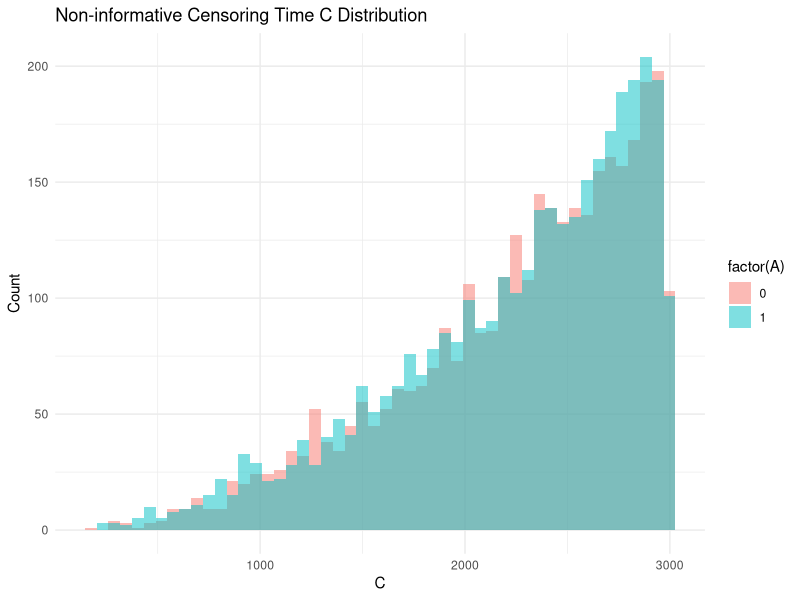
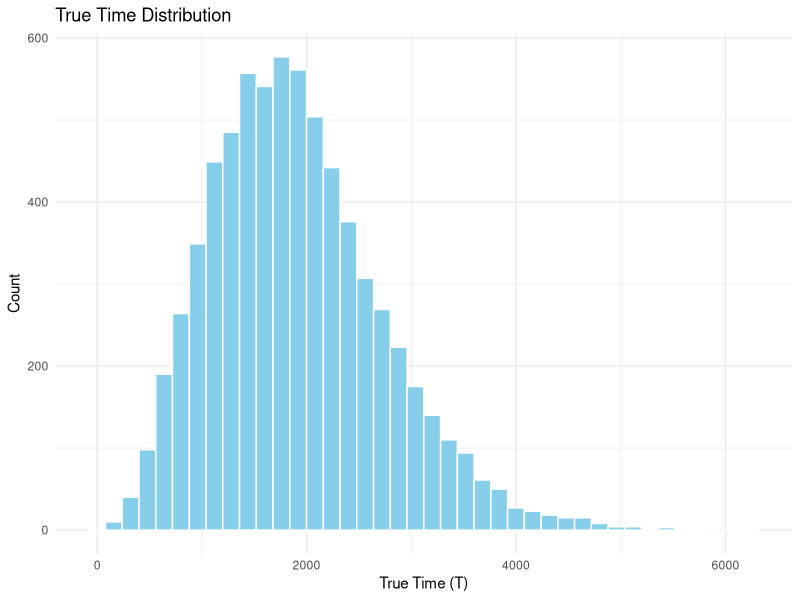
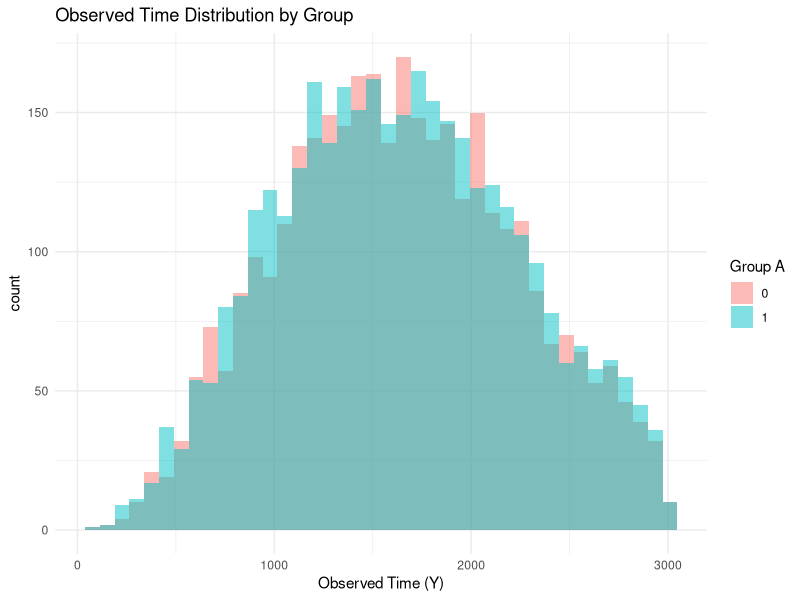
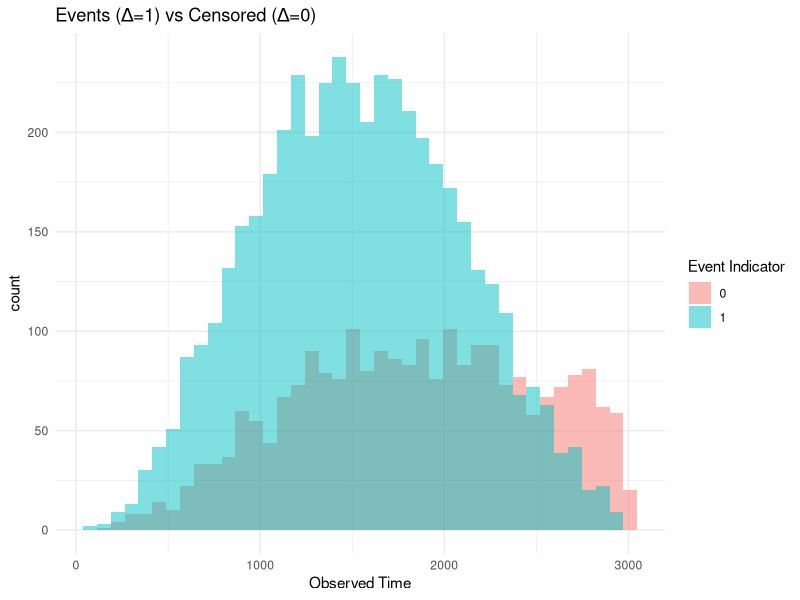
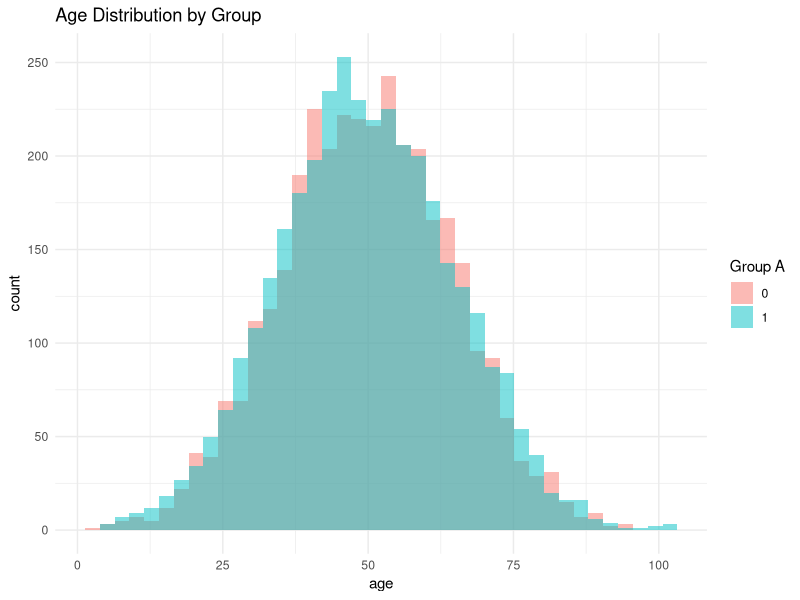
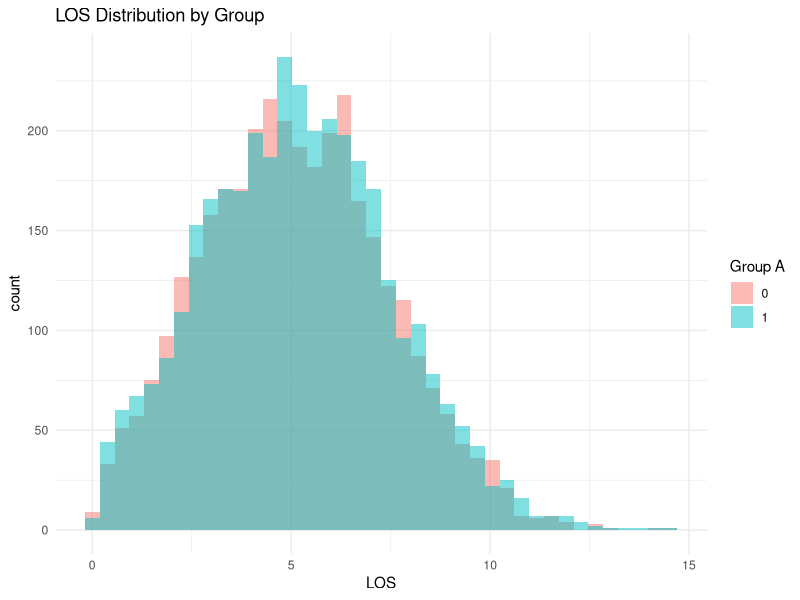
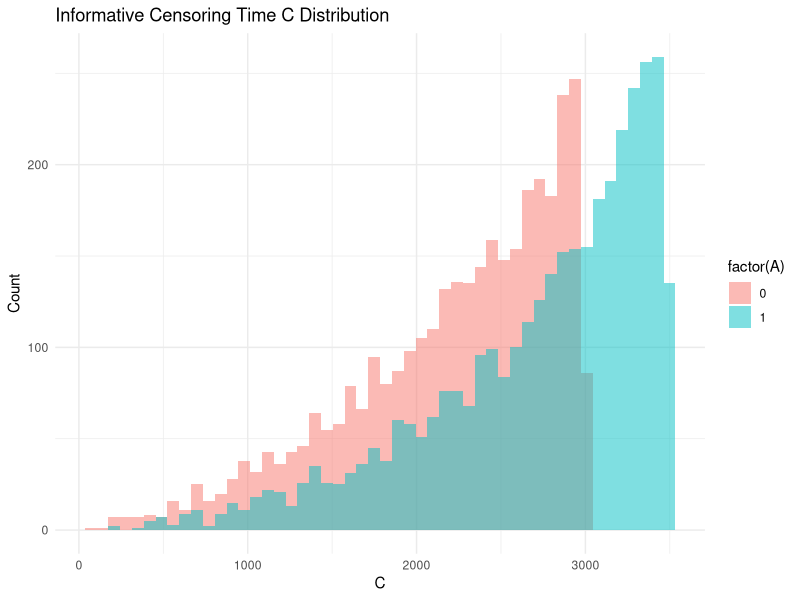
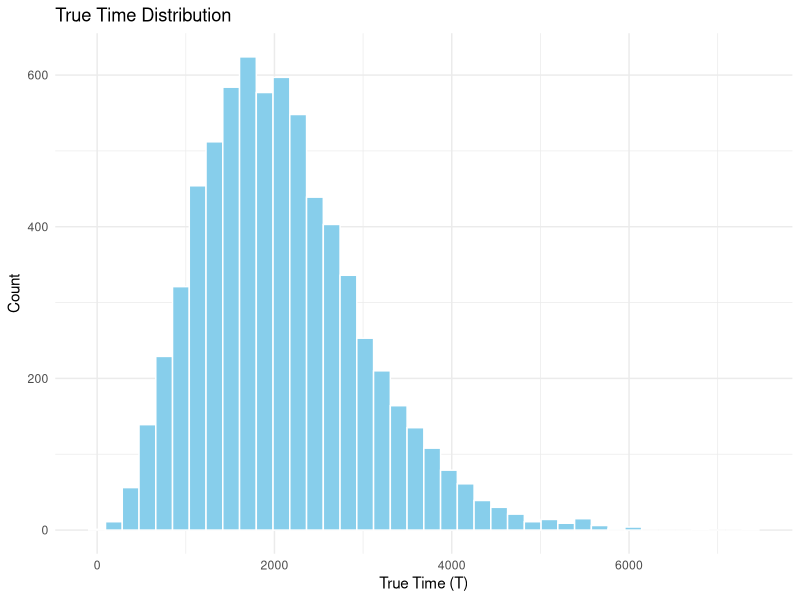

Reproduce these figures in R, in order. (Note: this script raises an error after producing the figures.)
## ---- chunk 1
library(ggplot2)
library(survival)
library(tidyverse)
library(knitr)
library(kableExtra)
## ---- chunk 2
generate_data <- function(
  n = 2000,
  pA = 0.5,
  mu_X = c(60, 120),          # mean for each covariate
  sd_X = c(10, 15),           # sd for each covariate
  beta_X = c(0.03, 0.014),    # coefficients for covariates
  beta_A = 0,                 # group effect
  lambda = 0.004,             # baseline rate for Weibull
  k = 1.5,                    # shape parameter
  # mu,                   # baseline censoring rate
  b_c,
  p_c,
  alpha = 0,                  # censoring dependence
  Cmax_A0 = 10,               # max follow-up (group 0)
  Cmax_A1 = 10,               # max follow-up (group 1)
  seed = 497
) {
  set.seed(seed)
  
  pX <- length(mu_X)
  if (length(sd_X) != pX | length(beta_X) != pX)
    stop("Lengths of mu_X, sd_X, and beta_X doesn't match.")
  
  # Sensitive attribute
  A <- rbinom(n, 1, pA)
  
  # Covariates
  X <- matrix(NA, nrow = n, ncol = pX)
  for (j in 1:pX) {
    X[, j] <- rnorm(n, mean = mu_X[j], sd = sd_X[j])
  }
  colnames(X) <- c("age", "LOS", "eGFR", "Hemoglobin", "CCI")
  
  # True event time 
  Z <- scale(X, center = mu_X, scale = sd_X)
  eta <- as.vector(Z %*% beta_X) + beta_A * A
  
  # eta <- beta_A * A + X %*% beta_X
  U <- runif(n)
  T_true <- ((-log(U)) / (lambda * exp(eta)))^(1 / k)
  
  # Max follow-up
  Cmax <- ifelse(A == 0, Cmax_A0, Cmax_A1)
  
  #  Censoring time
  Uc <- runif(n)
  biased_Uc <- Uc^(exp(alpha * eta))
  C <- (biased_Uc)^(1 / p_c) * Cmax
  # C <- (biased_Uc)^(1 / p_c) * max(Cmax_A0, Cmax_A1)
  
  # Observed data
  Y <- pmin(T_true, C, Cmax)
  Delta <- as.numeric(T_true <= pmin(C, Cmax))
  
  data <- data.frame(
    id = 1:n,
    A = A,
    X,
    T_true = T_true,
    C = C,
    Cmax = Cmax,
    Y = Y,
    Delta = Delta
  )
  
  return(data)
}



## ---- chunk 3
# Example

# X choice:
mu_X = c(50,    # age
         5,   # LOS (Length of Stay)
         70,    # eGFR
         13.2,  # Hemoglobin
         2)     # CCI (Charlson Comorbidity Index)
         

sd_X = c(15,    # age
         2.5,   # LOS (Length of Stay)
         20,    # eGFR
         1.6,  # Hemoglobin
         1.5)     # CCI (Charlson Comorbidity Index)

beta_X = c(0.3,  # age
         0.4,   # LOS (Length of Stay)
         -0.22,    # eGFR
         -0.3,  # Hemoglobin
         0.35)     # CCI (Charlson Comorbidity Index)

# beta_X = c(0.3,  # age
#          0.4,   # LOS (Length of Stay)
#          -0.25,    # eGFR
#          -0.3,  # Hemoglobin
#          0.4)     # CCI (Charlson Comorbidity Index)

k <- 3
lambda <- 1e-10

b_c <- 3000
p_c <- 3


# Scenario I: all assumptions hold
data_I <- generate_data(
  n = 8000,
  mu_X = mu_X,
  sd_X = sd_X,
  beta_X = beta_X,
  lambda = lambda,
  k = k,
  b_c = b_c,
  p_c = p_c,
  beta_A = 0,
  alpha = 0,
  Cmax_A0 =3000,
  Cmax_A1 = 3000
)
data_I <- data_I |> filter(age > 1, C > 1, LOS > 0.1, eGFR > 0.1, Hemoglobin > 0.1, CCI > 0.1)
data_I$CCI  <- round(data_I$CCI)

# Scenario II: violation of assumptions
data_II <- generate_data(
  n = 8000,
  mu_X = mu_X,
  sd_X = sd_X,
  beta_X = beta_X,
  lambda = lambda,
  k = k,
  b_c = b_c,
  p_c = p_c,
  beta_A = -0.5,
  alpha = 0.5,
  Cmax_A0 = 3000,
  Cmax_A1 = 3500
)

data_II <- data_II |> filter(age > 1, C > 1, LOS > 0.1, eGFR > 0.1, Hemoglobin > 0.1, CCI > 0.1)
data_II$CCI  <- round(data_II$CCI)


# head(data_I)
# head(data_II)


## ---- chunk 4
dat <- data_I
# dat <- read.csv("data/data_I.csv")

cat("Dataset size:", nrow(dat), "\n")
cat("Columns:", names(dat), "\n")

summary(dat)

cat("\nOverall censoring rate:\n")
mean(dat$Delta == 0)

cat("\nCensoring rate by group (A=0, A=1):\n")
tapply(dat$Delta == 0, dat$A, mean)

summary(dat$C)

ggplot(dat, aes((x = C), fill = factor(A))) +
  geom_histogram(alpha = 0.5, bins = 50, position = "identity") +
  labs(
    title = "Non-informative Censoring Time C Distribution",
    x = "C",
    y = "Count"
  ) +
  theme_minimal()

ggplot(dat, aes(x = T_true)) +
  geom_histogram(bins = 40, fill = "skyblue", color = "white") +
  labs(title = "True Time Distribution",
       x = "True Time (T)",
       y = "Count")+
  theme_minimal()

ggplot(dat, aes(x = Y, fill = factor(A))) +
  geom_histogram(alpha = 0.5, bins = 40, position = "identity") +
  labs(title = "Observed Time Distribution by Group",
       x = "Observed Time (Y)",
       fill = "Group A") +
  theme_minimal()

ggplot(dat, aes(x = Y, fill = factor(Delta))) +
  geom_histogram(alpha = 0.5, bins = 40, position = "identity") +
  labs(title = "Events (Δ=1) vs Censored (Δ=0)",
       x = "Observed Time",
       fill = "Event Indicator") +
  theme_minimal()

ggplot(dat, aes(x = age, fill = factor(A))) +
  geom_histogram(alpha = 0.5, bins = 40, position = "identity") +
  labs(title = "Age Distribution by Group", fill = "Group A") +
  theme_minimal()

ggplot(dat, aes(x = LOS, fill = factor(A))) +
  geom_histogram(alpha = 0.5, bins = 40, position = "identity") +
  labs(title = "LOS Distribution by Group", fill = "Group A") +
  theme_minimal()


## ---- chunk 5
dat <- data_II

cat("Dataset size:", nrow(dat), "\n")
cat("Columns:", names(dat), "\n")

summary(dat)

cat("\nOverall censoring rate:\n")
mean(dat$Delta == 0)

cat("\nCensoring rate by group (A=0, A=1):\n")
tapply(dat$Delta == 0, dat$A, mean)

summary(dat$C)

ggplot(dat, aes((x = C), fill = factor(A))) +
  geom_histogram(alpha = 0.5, bins = 50, position = "identity") +
  labs(
    title = "Informative Censoring Time C Distribution",
    x = "C",
    y = "Count"
  ) +
  theme_minimal()

ggplot(dat, aes(x = T_true)) +
  geom_histogram(bins = 40, fill = "skyblue", color = "white") +
  labs(title = "True Time Distribution",
       x = "True Time (T)",
       y = "Count")+
  theme_minimal()

ggplot(dat, aes(x = Y, fill = factor(A))) +
  geom_histogram(alpha = 0.5, bins = 40, position = "identity") +
  labs(title = "Observed Time Distribution by Group",
       x = "Observed Time (Y)",
       fill = "Group A") +
  theme_minimal()

ggplot(dat, aes(x = Y, fill = factor(Delta))) +
  geom_histogram(alpha = 0.5, bins = 40, position = "identity") +
  labs(title = "Events (Δ=1) vs Censored (Δ=0)",
       x = "Observed Time",
       fill = "Event Indicator") +
  theme_minimal()

ggplot(dat, aes(x = age, fill = factor(A))) +
  geom_histogram(alpha = 0.5, bins = 40, position = "identity") +
  labs(title = "Age Distribution by Group", fill = "Group A") +
  theme_minimal()

ggplot(dat, aes(x = LOS, fill = factor(A))) +
  geom_histogram(alpha = 0.5, bins = 40, position = "identity") +
  labs(title = "LOS Distribution by Group", fill = "Group A") +
  theme_minimal()

## ---- chunk 6
var_order <- c("T_true", "C", "Y", "age", "LOS", "eGFR", "Hemoglobin", "CCI")
var_sim_ii <- c("T_true", "C", "Y")

summary_table <- function(df, name){
  if (name == "SIM_II") {
    vars_to_use <- var_sim_ii
  } else {
    vars_to_use <- var_order
  }
  
  df %>%
    select(all_of(vars_to_use)) %>%
    pivot_longer(cols = everything(),
                 names_to = "Variable",
                 values_to = "Value") %>%
    group_by(Variable) %>%
    summarise(
      Min    = round(min(Value, na.rm = TRUE), 2),
      Q1     = round(quantile(Value, 0.25, na.rm = TRUE), 2),
      Median = round(median(Value, na.rm = TRUE), 2),
      Mean   = round(mean(Value, na.rm = TRUE), 2),
      Q3     = round(quantile(Value, 0.75, na.rm = TRUE), 2),
      Max    = round(max(Value, na.rm = TRUE), 2),
      .groups = "drop"
    ) %>%
    mutate(Dataset = name) %>%
    relocate(Dataset, Variable)
}
tbl_I  <- summary_table(data_I, "SIM_I")

tbl_II <- summary_table(data_II, "SIM_II")

summary_all <- bind_rows(tbl_I, tbl_II) %>%
  mutate(Variable = factor(Variable, levels = var_order),
         Dataset  = factor(Dataset, levels = c("SIM_I", "SIM_II"))) %>%
  arrange(Dataset, Variable)  

summary_all %>%
  kable("html", booktabs = TRUE, caption = "Summary Statistics for Two Simulated Datasets") %>%
  kable_styling(latex_options = c("hold_position")) 
  # save_kable("summary_statistic.tex")
## ---- chunk 7
censor_table <- function(df, name){
  df %>%
    mutate(censored = 1 - Delta) %>%
    summarise(
      Censor_A0 = mean(censored[A == 0], na.rm=TRUE),
      Censor_A1 = mean(censored[A == 1], na.rm=TRUE),
      Censor_Overall = mean(censored, na.rm=TRUE)
    ) %>%
    mutate(Dataset = name) %>%
    select(Dataset, everything())
}

cen_I  <- censor_table(data_I, "Data I")
cen_II <- censor_table(data_II, "Data II")

censor_all <- bind_rows(cen_I, cen_II)

censor_all %>%
  kable("html", booktabs = TRUE, digits = 3,
        caption = "Censoring Rates by Group and Overall") %>%
  kable_styling(latex_options = c("hold_position"))
  # save_kable("censoring_rate.tex")

## ---- chunk 8
write.csv(data_I, "data/data_I.csv", row.names = FALSE)
write.csv(data_II, "data/data_II.csv", row.names = FALSE)
## ---- chunk 9
flc <- read.csv("FISA/Data/FLChain/flchain.csv")

## ---- chunk 10
cat("Dataset size:", nrow(flc), "\n")
cat("Columns:", names(flc), "\n")

summary(flc)

cat("\nOverall censoring rate:\n")
mean(flc$status == 0)

cat("\nCensoring rate by sex:\n")
tapply(flc$status == 0, flc$sex, mean)

ggplot(flc, aes(x = time, fill = factor(sex))) +
  geom_histogram(alpha = 0.5, bins = 40, position = "identity") +
  labs(title = "Observed Time Distribution by sex",
       x = "Observed Time (Y)",
       fill = "sex") +
  theme_minimal()

ggplot(flc, aes(x = time, fill = factor(status))) +
  geom_histogram(alpha = 0.5, bins = 40, position = "identity") +
  labs(title = "Events (Δ=1) vs Censored (Δ=0)",
       x = "Observed Time",
       fill = "Event Indicator") +
  theme_minimal()

ggplot(flc, aes(x = age, fill = factor(sex))) +
  geom_histogram(alpha = 0.5, bins = 40, position = "identity") +
  labs(title = "Age Distribution by sex", fill = "sex") +
  theme_minimal()

flc |> filter(kappa < 10) |> 
  ggplot(aes(x = kappa, fill = factor(sex))) +
    geom_histogram(alpha = 0.5, bins = 40, position = "identity") +
    labs(title = "< 10 kappa Distribution by sex", fill = "sex") +
    theme_minimal()

flc |> filter(lambda < 10) |> 
  ggplot(aes(x = lambda, fill = factor(sex))) +
  geom_histogram(alpha = 0.5, bins = 40, position = "identity") +
  labs(title = "< 10 lambda Distribution by sex", fill = "sex") +
  theme_minimal()

ggplot(flc, aes(x = flc.grp, fill = factor(sex))) +
  geom_bar(alpha = 0.5, position = "identity") +
  labs(title = "flc.grp Distribution by sex", fill = "sex") +
  theme_minimal()

flc |> filter(creatinine < 4) |> 
  ggplot(aes(x = creatinine, fill = factor(sex))) +
    geom_histogram(alpha = 0.5, bins = 40, position = "identity") +
    labs(title = "< 4 creatinine Distribution by sex", fill = "sex") +
    theme_minimal()

ggplot(flc, aes(x = mgus, fill = factor(sex))) +
  geom_bar(alpha = 0.5, position = "identity") +
  labs(title = "mgus Distribution by sex", fill = "sex") +
  theme_minimal()
